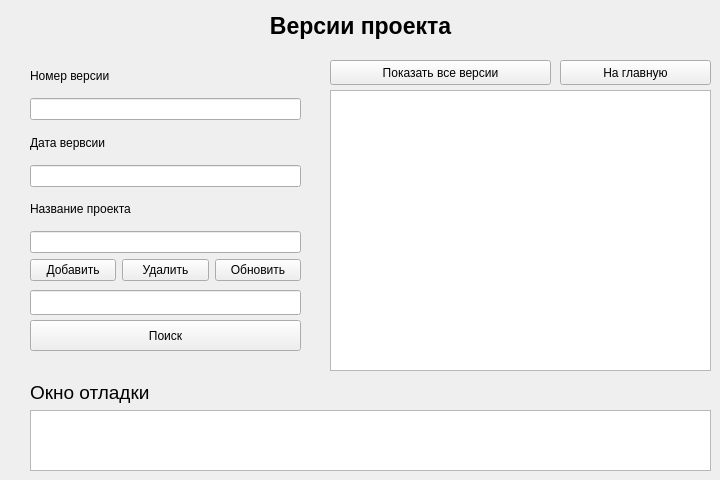
<?xml version="1.0" encoding="UTF-8"?>
<ui version="4.0">
 <class>version</class>
 <widget class="QWidget" name="version">
  <property name="geometry">
   <rect>
    <x>0</x>
    <y>0</y>
    <width>720</width>
    <height>480</height>
   </rect>
  </property>
  <property name="windowTitle">
   <string>Form</string>
  </property>
  <widget class="QPushButton" name="btnBack">
   <property name="geometry">
    <rect>
     <x>560</x>
     <y>60</y>
     <width>151</width>
     <height>25</height>
    </rect>
   </property>
   <property name="text">
    <string>На главную</string>
   </property>
  </widget>
  <widget class="QLabel" name="label_2">
   <property name="geometry">
    <rect>
     <x>30</x>
     <y>380</y>
     <width>291</width>
     <height>25</height>
    </rect>
   </property>
   <property name="font">
    <font>
     <pointsize>14</pointsize>
    </font>
   </property>
   <property name="text">
    <string>Окно отладки</string>
   </property>
  </widget>
  <widget class="QPushButton" name="btnSelectAll">
   <property name="geometry">
    <rect>
     <x>330</x>
     <y>60</y>
     <width>221</width>
     <height>25</height>
    </rect>
   </property>
   <property name="text">
    <string>Показать все версии</string>
   </property>
  </widget>
  <widget class="QTextEdit" name="teVersion">
   <property name="geometry">
    <rect>
     <x>30</x>
     <y>410</y>
     <width>681</width>
     <height>61</height>
    </rect>
   </property>
  </widget>
  <widget class="QLineEdit" name="leCompanyNameSearch">
   <property name="geometry">
    <rect>
     <x>30</x>
     <y>290</y>
     <width>271</width>
     <height>25</height>
    </rect>
   </property>
   <property name="inputMask">
    <string extracomment="Введите ФИО Ученика для поиска"/>
   </property>
  </widget>
  <widget class="QTableWidget" name="twVersion">
   <property name="geometry">
    <rect>
     <x>330</x>
     <y>90</y>
     <width>381</width>
     <height>281</height>
    </rect>
   </property>
  </widget>
  <widget class="QLabel" name="label">
   <property name="geometry">
    <rect>
     <x>10</x>
     <y>10</y>
     <width>701</width>
     <height>31</height>
    </rect>
   </property>
   <property name="font">
    <font>
     <pointsize>17</pointsize>
     <weight>75</weight>
     <bold>true</bold>
    </font>
   </property>
   <property name="text">
    <string>Версии проекта</string>
   </property>
   <property name="alignment">
    <set>Qt::AlignCenter</set>
   </property>
  </widget>
  <widget class="QWidget" name="layoutWidget">
   <property name="geometry">
    <rect>
     <x>30</x>
     <y>60</y>
     <width>271</width>
     <height>221</height>
    </rect>
   </property>
   <layout class="QGridLayout" name="gridLayout">
    <item row="0" column="0">
     <widget class="QLabel" name="label_21">
      <property name="text">
       <string>Номер версии </string>
      </property>
     </widget>
    </item>
    <item row="4" column="0">
     <widget class="QLineEdit" name="leDateVersion"/>
    </item>
    <item row="6" column="0">
     <widget class="QLineEdit" name="leNameV"/>
    </item>
    <item row="8" column="0">
     <layout class="QGridLayout" name="gridLayout_2">
      <item row="0" column="0">
       <widget class="QPushButton" name="btnAdd">
        <property name="text">
         <string>Добавить</string>
        </property>
       </widget>
      </item>
      <item row="0" column="1">
       <widget class="QPushButton" name="btnDelete">
        <property name="text">
         <string>Удалить</string>
        </property>
       </widget>
      </item>
      <item row="0" column="2">
       <widget class="QPushButton" name="btnUpdate">
        <property name="text">
         <string>Обновить</string>
        </property>
       </widget>
      </item>
     </layout>
    </item>
    <item row="3" column="0">
     <widget class="QLabel" name="label_22">
      <property name="text">
       <string>Дата вервсии </string>
      </property>
     </widget>
    </item>
    <item row="2" column="0">
     <widget class="QLineEdit" name="leNameVersion"/>
    </item>
    <item row="5" column="0">
     <widget class="QLabel" name="label_23">
      <property name="text">
       <string>Название проекта</string>
      </property>
     </widget>
    </item>
   </layout>
  </widget>
  <widget class="QPushButton" name="btnSearch">
   <property name="geometry">
    <rect>
     <x>30</x>
     <y>320</y>
     <width>271</width>
     <height>31</height>
    </rect>
   </property>
   <property name="text">
    <string>Поиск</string>
   </property>
  </widget>
 </widget>
 <resources/>
 <connections/>
</ui>
